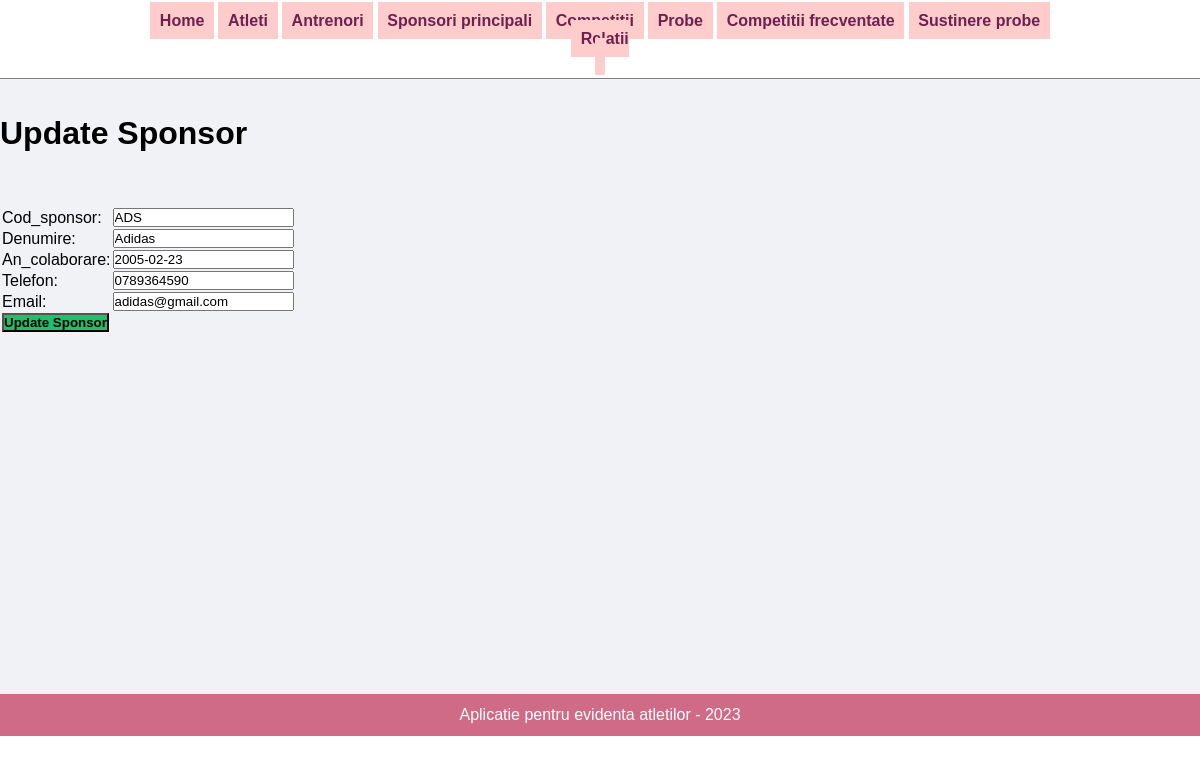
Page /update_sponsori.php?id=3 on the committed database.
### tables this page shows
CREATE TABLE `sponsori_principali` (
  `SponsorID` int(20) NOT NULL,
  `Cod_sponsor` char(3) NOT NULL,
  `Denumire` varchar(50) NOT NULL,
  `An_colaborare` date NOT NULL,
  `Telefon` varchar(12) NOT NULL,
  `Email` varchar(50) NOT NULL
);

### update_sponsori.php (the view, shortened to what this page needs)
<?php include('partials/meniu.php'); ?>
<div class="main-content">
    <div class="wrapp">
        <h1>Update Sponsor</h1>
        <br><br>
       <?php $sponsorID = (int) $_GET['id'];
         $query = "SELECT * FROM Sponsori_principali WHERE SponsorId=$sponsorID";
         $result = mysqli_query($connection, $query);
         $sponsor = $result->fetch_assoc();
       ?>
        <form action="" method="POST">
           <table>
            <tr>
                <td>Cod_sponsor: </td>
                <td>
                  <input type="text" name="Cod_sponsor" placeholder="Cod_sponsor" value="<?= $sponsor['Cod_sponsor']; ?>">
                </td>
            </tr>
            <tr>
                <td>Denumire: </td>
                <td>
                <input type="text" name="Denumire" placeholder="Denumire" value="<?= $sponsor['Denumire']; ?>">
                </td>
            </tr>
            <tr>
                <td>An_colaborare: </td>
                <td>
                <input type="text" name="An_colaborare" placeholder="An_colaborare" value="<?= $sponsor['An_colaborare']; ?>">
                </td>
            </tr>
            <tr>
                <td>Telefon: </td>
                <td>
                  <input type="text" name="Telefon" placeholder="Telefon" value="<?= $sponsor['Telefon']; ?>">
                </td>
            </tr>
            <tr>
                <td>Email: </td>
                <td>
                <input type="text" name="Email" placeholder="Email" value="<?= $sponsor['Email']; ?>">
                </td>
            </tr>
            <tr>
                <br>
                <td colspan="2">
                    <input type="submit" name="submit" value="Update Sponsor" class="btn-secondary">
                </td>
            </tr>
           </table>
        </form>
<br /> <br /> <br />
<br /> <br /> <br />
<br /> <br /> <br />
<br /> <br /> <br />
<br /> <br /> <br />
<br /> <br /> <br />
    </div>
</div>
<?php include('partials/footer.php'); ?>

### admin.css (style rules this page uses)
* { margin: 0; padding: 0; font-family:Verdana, Geneva, Tahoma, sans-serif; }
.btn-secondary { background-color: #20bf6b; color: black; text-decoration: none; font-weight: bold; }
.main-content { background-color: #f1f2f6; padding: 3% 0; }

### rows in the picture
sponsori_principali: Cod_sponsor "ADS", Denumire "Adidas", An_colaborare "2005-02-23", Telefon "0789364590", Email "adidas@gmail.com"
